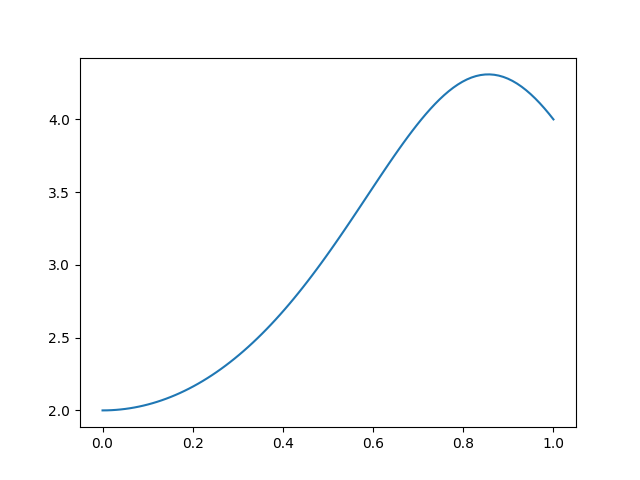

Write Python code to recreate this figure.
import numpy as np
import matplotlib.pyplot as plt

def f(t):
    return 2*(1+t**2)/((1-t**2)**2 + t*t)
x = np.linspace(0,1,100)
y = f(x)
plt.plot(x,y)
plt.savefig('test.png')
